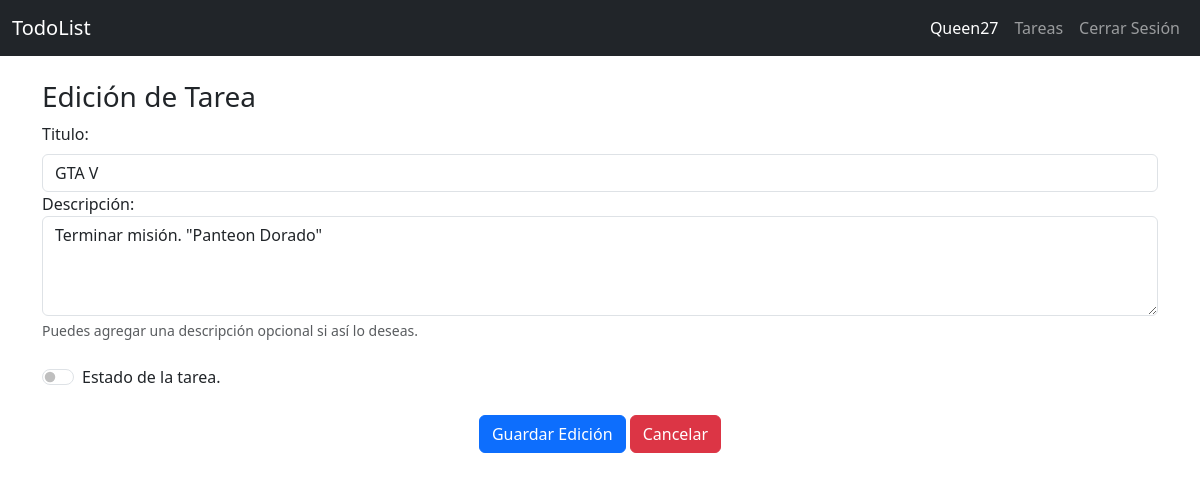
Page /todo/edit/7 (signed in) on the committed database.
### todor/models.py (models this page shows, shortened)
class User(db.Model):
    id = db.Column(db.Integer, primary_key=True)
    username = db.Column(db.String(20), unique=True, nullable=False)
    password = db.Column(db.Text, nullable=False)

class Todo(db.Model):
    id = db.Column(db.Integer, primary_key=True)
    created_by = db.Column(db.Integer, db.ForeignKey('user.id'), nullable=False)
    title = db.Column(db.String(100), nullable=False)
    desc = db.Column(db.Text)
    state = db.Column(db.Boolean, default=False)

### todor/todo.py (the view)
@bp.route('/edit/<int:id>', methods=['GET', 'POST'])
@login_required  # * AGREGAMOS EL DECORADOR PARA QUE REQUIERA INICIAR SESION EN ESTA PANTALLA
def edit(id):
    todo = get_todo(id)
    if request.method == 'POST':
        todo.title = request.form['titulo_tarea_nueva']
        todo.desc = request.form['descripcion_tarea']
        todo.state = True if request.form.get('state') == 'on' else False
        db.session.commit()
        return redirect(url_for('todo.index'))
    else:
        return render_template('todo/update.html', todo=todo)

### todor/auth.py (called while the page is built)
@bp.before_app_request  # ! REGISTRAMOS ESTA FUNCION Y QUE SE EJECUTE EN CADA PETICION !
def load_logged_in_user():
    user_id = session.get('user_id')
    if user_id != None:
        g.user = User.query.get_or_404(user_id)
    else:
        g.user = None

def login_required(view):
    @functools.wraps(view) # * ANIDAMOS UNA FUNCION A ESTE DECORADOR
    def wrapped_view(**kwargs):# * RECIBE PARAMETROS INDEFINIDOS COMO EL NOMBRE
        if g.user != None:
            return view(**kwargs)
        else:
           return redirect(url_for('auth.login'))
    return wrapped_view

### todor/todo.py (called while the page is built)
def get_todo(id):
    todo = Todo.query.get_or_404(id)
    return todo

### todor/templates/todo/update.html
{% extends 'base.html' %}
{% block content %}
<section class="container-sm">
    <br>
    <h3>{% block title %}Edición de Tarea{% endblock %}</h3>
    <form action="" method="post">
        <div class="form-group">
            <label for="titulo_tarea_nueva" class="form-label">Titulo: </label>
            <input type="text" class="form-control" id="titulo_tarea_nueva" name="titulo_tarea_nueva" required
                minlength="4" maxlength="40" value="{{ todo.title }}">
        </div>
        <div class="form-group">
            <label for="descripcion_tarea">Descripción: </label>
            <textarea class="form-control" placeholder="Descripción" id="descripcion_tarea" name="descripcion_tarea"
                style="height: 100px">{{ todo.desc }}</textarea>
            <div class="form-text">Puedes agregar una descripción opcional si así lo deseas.</div>
        </div>
        <br>
        <div class="form-check form-switch">
            <label class="form-check-label" for="state">Estado de la tarea.</label>
            <input class="form-check-input" type="checkbox" id="state" name="state" {% if todo.state == True %} checked {% endif %}>
        </div>
        <br>
        <div class="text-center">
            <input type="submit" class="btn btn-primary" value="Guardar Edición"></input>
            <a href="{{ url_for('todo.index') }}" class="btn btn-danger">Cancelar</a>
        </div>
    </form>
</section>
{% endblock %}

### todor/templates/base.html (shortened to what this page needs)
<!DOCTYPE html>
<html lang="en">
<head>
    <link href="https://cdn.jsdelivr.net/npm/bootstrap@5.3.0/dist/css/bootstrap.min.css" rel="stylesheet"
>
</head>
<body>
    <nav class="navbar navbar-expand-sm navbar-dark bg-dark" data-bs-theme="dark">
        <div class="container-fluid">
            <a class="navbar-brand" href="{{ url_for('index') }}">TodoList</a>
            <div class="collapse navbar-collapse justify-content-end" id="navbarNav">
                <ul class="navbar-nav">
                    {% if g.user %}
                    <li class="nav-item">
                        <span title="Sesión de {{ g.user.username }}" class="nav-link active">{{ g.user.username }}</span>
                    </li>
                    <li class="nav-item">
                        <a title="Tareas" class="nav-link" href="{{ url_for('todo.index') }}">Tareas</a>
                    </li>
                    <li class="nav-item">
                        <a title=" Cerrar Sesión de {{ g.user.username }}" class="nav-link" href="{{ url_for('auth.logout') }}">Cerrar Sesión</a>
                    </li>
                    {% endif %}
                </ul>
            </div>
        </div>
    </nav>
    {% block content %}{% endblock %}
</body>
</html>

### rows in the picture
User: user.username "Queen27"
Todo: titulo_tarea_nueva "GTA V", descripcion_tarea "Terminar misión. \"Panteon Dorado\""
